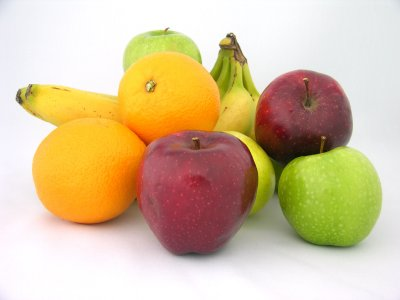
//> input picture 11/02/fruit_image.jpg, 400 x 300 px
$ ./11_02_fruit_x22004   (built with g++ and OpenCV 4)
//> lines starting //> are read from the running program, lines starting //| are printed output that depends on the picture; after the words box and inside, x2 and y2 are one past the last pixel; in counts of white or black regions, pixels touching at a corner belong together
#include <iostream>
#include <opencv2/opencv.hpp>
#define FILE_NAME "../fruit_image.jpg"

// ウィンドウ名
#define WINDOW_NAME_INPUT "input"
#define WINDOW_NAME_OUTPUT "output"

#define WHITE_PIXEL (0)
#define BIN_TH (100)

int main(int argc, const char *argv[])
{
    // 変数の宣言
    int x, y;
    cv::Vec3b p;
    int h, s, v;

    // 画像の宣言
    cv::Mat src_img, dst_img, hsv_img, bin_img, gray_img;

    std::vector<std::vector<cv::Point>> contours;

    // 1. カラー画像の入力
    src_img = cv::imread(FILE_NAME, cv::IMREAD_COLOR);
//> src_img is the input picture: 300 rows x 400 cols, CV_8UC3; mean B, G, R 155.7, 193, 214.5
    if (src_img.empty())
    {
        std::cout << "File not found" << std::endl;
        return -1;
    }

    // 2. 出力画像の領域確保
    dst_img = src_img.clone();

    // 3. HSV画像への変換
    cv::cvtColor(src_img, hsv_img, cv::COLOR_BGR2HSV);
//> hsv_img: 300 rows x 400 cols, CV_8UC3; mean H, S, V 80.1, 83.8, 218.1

    // 4. 色相(Hue)を用いて赤りんごの領域を判定
    for (y = 0; y < hsv_img.rows; y++)
    {
        for (x = 0; x < hsv_img.cols; x++)
        {
            p = hsv_img.at<cv::Vec3b>(y, x);
            h = p[0];
            s = p[1];
            v = p[2];
            if (h > 100 || h < 30 || s < 50 || v < 80)
            {
                hsv_img.at<cv::Vec3b>(y, x) = WHITE_PIXEL;
            }
        }
    }
//> this loop made 300 passes
//> (h, s, v) on passes 1 to 3: (106, 13, 221), (106, 13, 223), (103, 10, 223)
//> hsv_img: 300 rows x 400 cols, CV_8UC3; mean H, S, V 3.7, 17.6, 19.1
//> after the loop, p = [135, 13, 242]; h = 135; s = 13; v = 242

    // 5. 二値化
    cv::cvtColor(hsv_img, gray_img, cv::COLOR_BGR2GRAY);
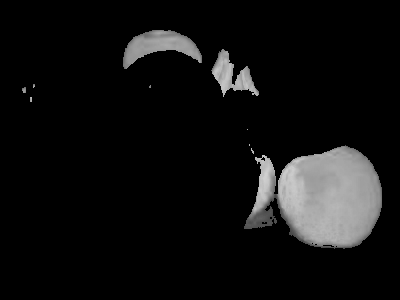
//> gray_img: 300 rows x 400 cols, CV_8UC1; min 0, max 208, mean 16.5
    cv::threshold(gray_img, bin_img, BIN_TH, 255, cv::THRESH_BINARY);
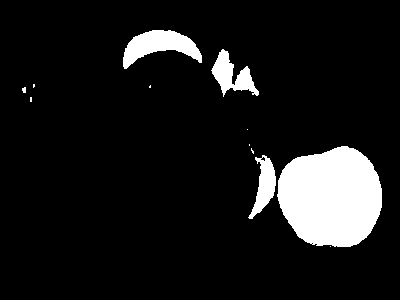
//> bin_img: 300 rows x 400 cols, CV_8UC1; 9.8% white; 12 white regions (7 under 20 px)

    // 6. 輪郭抽出
    cv::findContours(bin_img, contours, cv::RETR_LIST, cv::CHAIN_APPROX_NONE);
//> contours = 14 contours, 10 with area under 20; largest, box (x1, y1, x2, y2) and area: (277, 146, 382, 247) 8155, (123, 30, 202, 69) 1470, (211, 49, 259, 97) 906, (248, 155, 276, 219) 772

    // 7. 面積が小さい輪郭を塗りつぶす
    for (int i = 0; i < contours.size(); i++)
    {
        double S = cv::contourArea(contours[i]); // 面積
        if (S <= 5000)
        {
            cv::drawContours(bin_img, contours, i, 0, -1);
        }
    }
//> this loop made 14 passes
//> S on passes 1 to 12: 0, 2, 14, 771.5, 3, 8155, 0, 0, 4, 12, 1.5, 2.5
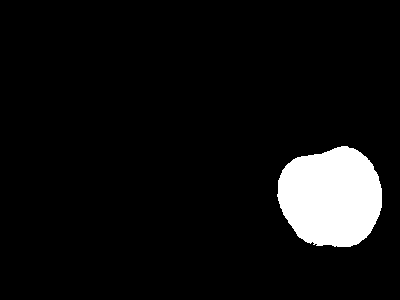
//> bin_img: 300 rows x 400 cols, CV_8UC1; 6.9% white; 1 white region, box (x1, y1, x2, y2) and area: (277, 146, 382, 247) 8302

    // 8. 青リンゴの領域を緑色で塗りつぶす
    for (int y = 0; y < src_img.rows; y++)
    {
        for (int x = 0; x < src_img.cols; x++)
        {
            if (bin_img.at<uchar>(y, x) == 255)
            {
                dst_img.at<cv::Vec3b>(y, x) = cv::Vec3b(0, 255, 0);
            }
        }
    }
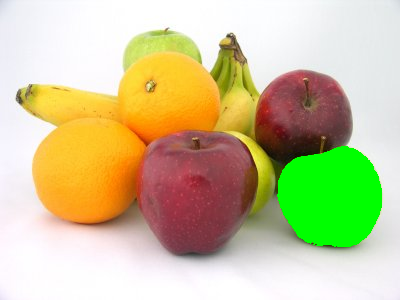
//> dst_img: 300 rows x 400 cols, CV_8UC3; 6.92% of pixels changed, all inside (x1, y1, x2, y2) = (277, 146, 382, 247)

    // 9. 表示
    cv::imshow(WINDOW_NAME_INPUT, src_img); // 入力画像の表示
    cv::imshow("hsv", hsv_img);
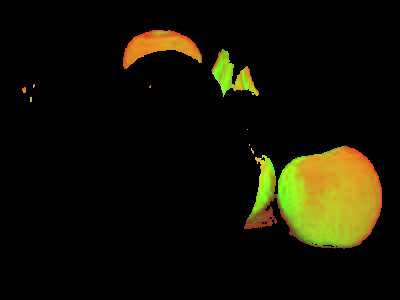
//> window 'hsv': 300 rows x 400 cols, CV_8UC3; mean B, G, R 3.7, 17.6, 19.1
    cv::imshow("gray", gray_img);
    cv::imshow("bin", bin_img);
    cv::imshow(WINDOW_NAME_OUTPUT, dst_img); // 出力画像の表示
    cv::waitKey();                           // キー入力待ち (止める)

    return 0;
}
